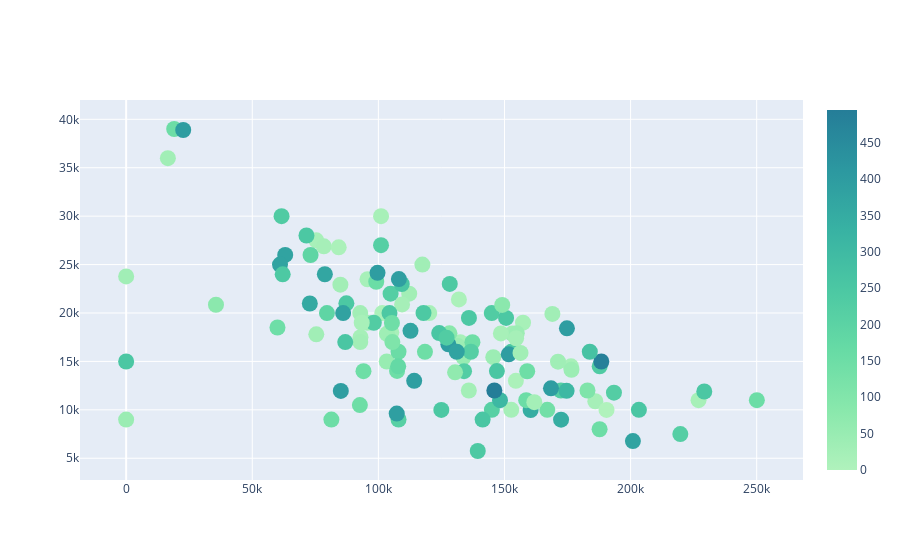

The code cell stored with this chart in its notebook:
### Code cell
import plotly.graph_objects as go

data = df_final
data['Plot Caption'] = ''
for j in range(0, len(data)):
  data.at[j, 'Plot Caption'] = data.iloc[j]['Year'] + ' ' + data.iloc[j]['Name'] + ' (' + data.iloc[j]['Dealer'] + ' - ' + str(data.iloc[j]['Distance']) + ' mi.)'

fig = go.Figure(data=go.Scatter(
    x = data['Mileage'],
    y = data['List Price'],
    mode='markers',
    marker=dict(
        size=16,
        color=data['Distance'], #set color equal to a variable
        colorscale='Tealgrn', # one of plotly colorscales
        showscale=True
    ),
    text=data['Plot Caption']
))

fig.show()

### Figure 1 — Plotly figure (JSON) as saved in the notebook; plotly's stock layout.template omitted (floating-point values rounded to 4 significant figures)
{"data": [{"marker": {"color": [11, 11, 16, 16, 16, 18, 18, 18, 20, 20, 22, 22, 23, 30, 30, 30, 31, 31, 31, 33, 42, 43, 43, 50, 79, 106, 147, 149, 149, 149, 150, 151, 155, 156, 174, 189, 189, 211, 222, 223, 232, 234, 234, 245, 249, 249, 249, 249, 249, 249, 255, 308, 346, 358, 378, 391, 393, 398, 398, 398, 398, 486, 20, 20, 22, 31, 31, 35, 43, 46, 53, 83, 106, 139, 149, 151, 213, 221, 224, 229, 245, 252, 249, 255, 253, 255, 255, 255, 255, 308, 346, 371, 391, 398, 398, 495, 145, 229, 149, 79, 22, 30, 147, 31, 219, 226, 27, 30, 22, 154, 270, 65, 154, 221, 245, 378, 11, 378, 393, 11, 31, 0, 25, 367, 16, 380, 245, 378], "colorscale": [[0, "rgb(176, 242, 188)"], [0.1667, "rgb(137, 232, 172)"], [0.3333, "rgb(103, 219, 165)"], [0.5, "rgb(76, 200, 163)"], [0.6667, "rgb(56, 178, 163)"], [0.8333, "rgb(44, 152, 160)"], [1, "rgb(37, 125, 152)"]], "showscale": true, "size": 16}, "mode": "markers", "text": ["2011 Dodge Ram 1500 ST (AutoNation Honda Renton - 11 mi.)", "2011 Dodge Ram 1500 SLT (Chrysler Dodge Jeep Ram of Seattle - 11 mi.)", "2010 Dodge Ram 1500 Sport (Advantage Auto Direct - 16 mi.)", "2010 Dodge Ram 1500 SLT (Seaview Buick GMC - 16 mi.)", "2006 Dodge Ram 1500 SLT (Northwest Motorsport - Lynnwood - 16 mi.)", "2008 Dodge Ram 1500 Laramie (ZAG Motors Lynnwood - 18 mi.)", "2010 Dodge Ram 1500 Laramie (Wheels & Deals - 18 mi.)", "2008 Dodge Ram 1500 SLT Quad Cab (Select Motor Auto Sales - 18 mi.)", "2011 Dodge Ram 1500  (ZAG Motors Everett - 20 mi.)", "2011 Dodge Ram 1500 SLT (Bayside Auto Sales - 20 mi.)", "2008 Dodge Ram 1500 SLT (S & S Best Auto Sales - 22 mi.)", "1999 Dodge Ram 1500 Club Cab (Boardwalk Motors - 22 mi.)", "2008 Dodge Ram 1500 SLT Quad Cab (Seattle Auto Deals - 23 mi.)", "2008 Dodge Ram 1500 SLT (HDs Auto Sales - 30 mi.)", "2011 Dodge Ram 1500 ST (AUTO DESTINATION - 30 mi.)", "2011 Dodge Ram 1500 SLT (HDs Auto Sales - 30 mi.)", "2005 Dodge Ram 1500 SLT (Sabeti Motors - 31 mi.)", "2010 Dodge Ram 1500 SLT (South Tacoma Motors Inc - 31 mi.)", "2011 Dodge Ram 1500 SLT (All American Motors - 31 mi.)", "2008 Dodge Ram 1500 ST Quad Cab (Kendall Ford of Marysville - 33 mi.)", "2009 Dodge Ram 1500 Sport (Art Gamblin Motors - 42 mi.)", "2008 Dodge Ram 1500 SLT (Rairdon's Dodge Chrysler Jeep Ram of Marysville - 43 mi.)", "2011 Dodge Ram 1500 BIG HORN (Rairdon's Dodge Chrysler Jeep Ram of Marysville - 43 mi.)", "2006 Dodge Ram 1500 SLT (Rocha Family Auto Sales - 50 mi.)", "2011 Dodge Ram 1500 TRADESMAN R/CAB LWB ONLY 35K MILES (Community First Auto Centers - 79 mi.)", "2006 Dodge Ram 1500 SLT Quad Cab (BBL Auto Sales & Auto Detail Salon - 106 mi.)", "2007 Dodge Ram 1500 SLT (Gresham Toyota - 147 mi.)", "2006 Dodge Ram 1500 SLT (Bickmore Auto Sales - 149 mi.)", "2001 Dodge Ram 1500 Quad Cab (Bickmore Auto Sales - 149 mi.)", "2007 Dodge Ram 1500 ST Quad Cab (Columbia Motors - 149 mi.)", "2004 Dodge Ram 1500 SRT-10 (Executive Autosport - 150 mi.)", "1998 Dodge Ram 1500 Laramie Quad Cab (Steve & Sons Auto Sales & Rv's Llc - 151 mi.)", "2010 Dodge Ram 1500 Laramie (Beaverton Car Company - 155 mi.)", "2005 Dodge Ram 1500 SLT (Jake Berg Auto Sales - 156 mi.)", "2005 Dodge Ram 1500 SLT/Laramie Quad Cab (Lithia Chrysler Jeep Dodge Ram FIAT of Tri-Cities - 174 mi.)", "2011 Dodge Ram 1500 Sport (Volkswagen of Salem - 189 mi.)", "2011 Dodge Ram 1500 ST (Volkswagen of Salem - 189 mi.)", "2001 Dodge Ram 1500 SLT Quad Cab (Albany Chrysler Dodge Jeep Ram Hyundai - 211 mi.)", "2005 Dodge Ram 1500 SLT (Power Ford Lincoln - 222 mi.)", "2010 Dodge Ram 1500 SLT (Larry H. Miller Downtown Toyota Spokane - 223 mi.)", "2011 Dodge Ram 1500 Sport (Freedom Auto Sales - 232 mi.)", "2011 Dodge Ram 1500 Laramie (Northwest Motorsport - Spokane - 234 mi.)", "2009 Dodge Ram 1500 SLT (Gee NW Auto Lending - 234 mi.)", "2001 Dodge Ram 1500 Quad Cab (NW Group Post Falls - 245 mi.)", "2001 Dodge Ram 1500 Quad Cab (Lithia Toyota of Springfield - 249 mi.)", "2008 Dodge Ram 1500 SLT (Lithia Nissan Of Eugene - 249 mi.)", "2011 Dodge Ram 1500 ST (Lithia Toyota of Springfield - 249 mi.)", "2009 Dodge Ram 1500 SLT (Lithia Toyota of Springfield - 249 mi.)", "2010 Dodge Ram 1500 SLT (Lithia Nissan Of Eugene - 249 mi.)", "2010 Dodge Ram 1500 Laramie (Lithia Toyota of Springfield - 249 mi.)", "2011 Dodge Ram 1500 Sport (Audi Bend - 255 mi.)", "2009 Dodge Ram 1500 Laramie (Lithia Chrysler Jeep Dodge Ram FIAT of Roseburg - 308 mi.)", "2002 Dodge Ram 1500 Quad Cab (Steve's Hometown Toyota - 346 mi.)", "2011 Dodge Ram 1500 ST (Klamath Falls Toyota - 358 mi.)", "2011 Dodge Ram 1500 Sport (Auto Town USA - 378 mi.)", "2006 Dodge Ram 1500 ST (Peterson Chrysler Dodge Jeep Ram - 391 mi.)", "2011 Dodge Ram 1500 Laramie (Boise's Best Auto Sales - 393 mi.)", "2005 Dodge Ram 1500 SRT-10 (Northwest Motorsport - Boise - 398 mi.)", "2008 Dodge Ram 1500 Laramie (Peterson Auto Group - 398 mi.)", "2011 Dodge Ram 1500 Sport (Image Auto Sales - 398 mi.)", "2007 Dodge Ram 1500 SLT (Image Auto Sales - 398 mi.)", "2011 Dodge Ram 1500 OUTDOORSMAN (Auto West - 486 mi.)", "2006 Dodge Ram 1500  (Bayside Auto Sales - 20 mi.)", "2008 Dodge Ram 1500 ST Quad Cab (Bayside Auto Sales - 20 mi.)", "2009 Dodge Ram 1500 Laramie (Boardwalk Motors - 22 mi.)", "2009 Dodge Ram 1500 SLT (Gilchrist Chevrolet Buick GMC - 31 mi.)", "2011 Dodge Ram 1500 Big Horn (Tacoma Pre-Owned Supercenter - 31 mi.)", "2008 Dodge Ram 1500 SLT (Maxx Autos Plus Tacoma - 35 mi.)", "2008 Dodge Ram 1500 Laramie (Rairdon's Dodge Chrysler Jeep Ram of Marysville - 43 mi.)", "2003 Dodge Ram 1500 SLT/Laramie Quad Cab (507 Motorsports - 46 mi.)", "2007 Dodge Ram 1500 SLT (Mullinax Ford of Olympia - 53 mi.)", "2007 Dodge Ram 1500 SLT (Northwest Chevrolet of Bellingham - 83 mi.)", "2006 Dodge Ram 1500 Laramie (Steve Hahn Auto Group - 106 mi.)", "2006 Dodge Ram 1500 ST (Alan Webb Chevrolet - 139 mi.)", "2006 Dodge Ram 1500 SLT (Buick GMC of Beaverton - 149 mi.)", "1995 Dodge Ram 1500 ST (Ripcity Cars LLC - 151 mi.)", "2004 Dodge Ram 1500  (Tommy's 9th Street Auto - 213 mi.)", "2009 Dodge Ram 1500 SLT (Parkway Auto - 221 mi.)", "2006 Dodge Ram 1500 SLT (ClickIt Auto & RV Wandermere - 224 mi.)", "2009 Dodge Ram 1500 SLT/Sport/TRX (AutoNation Chevrolet Spokane Valley - 229 mi.)", "2011 Dodge Ram 1500 SLT (Findlay Chrysler Jeep Dodge Ram - 245 mi.)", "2008 Dodge Ram 1500 SLT (Pacific Cars and Trucks - 252 mi.)", "2008 Dodge Ram 1500 SLT (Lithia Chrysler Jeep Dodge Ram FIAT of Eugene - 249 mi.)", "2008 Dodge Ram 1500 Laramie (Kendall Toyota of Bend - 255 mi.)", "2010 Dodge Ram 1500 SLT (Legacy Ford - 253 mi.)", "1998 Dodge Ram 1500 Quad Cab (Dave Smith Coeur d'Alene - 255 mi.)", "2007 Dodge Ram 1500 SLT (Dave Smith Coeur d'Alene - 255 mi.)", "2008 Dodge Ram 1500 SLT (Dave Smith Coeur d'Alene - 255 mi.)", "2011 Dodge Ram 1500 ST (Dave Smith Coeur d'Alene - 255 mi.)", "2004 Dodge Ram 1500 SLT/Laramie Quad Cab (Lithia Ford Lincoln of Roseburg - 308 mi.)", "2004 Dodge Ram 1500 SLT (Ontario Auto Ranch - 346 mi.)", "2007 Dodge Ram 1500 SLT (HIGH ROAD AUTOS LLC - 371 mi.)", "2006 Dodge Ram 1500 SLT (Kendall at the Idaho Center Automall - 391 mi.)", "2011 Dodge Ram 1500 Sport (Peterson Auto Group - 398 mi.)", "2008 Dodge Ram 1500 Laramie (Peterson Auto Group - 398 mi.)", "2004 Dodge Ram 1500 SLT/Laramie Quad Cab (Advanced Auto Wholesale - 495 mi.)", "2011 Dodge Ram 1500 OUTDOORSMAN 6.3 FT. (Portland Auto Sales - 145 mi.)", "2011 Dodge Ram 1500 SLT (Alliance Imports and Auto Sales - 229 mi.)", "2004 Dodge Ram 1500 SLT/Laramie Quad Cab (Bickmore Auto Sales - 149 mi.)", "2011 Dodge Ram 1500 Laramie (I-5 Toyota - 79 mi.)", "2009 Dodge Ram 1500 SLT (Energy Auto Sales - 22 mi.)", "2007 Dodge Ram 1500 BIG HORN (Market Place Auto - 30 mi.)", "2002 Dodge Ram 1500 Quad Cab (TRED Private Seller (Portland) - 147 mi.)", "2011 Dodge Ram 1500 Laramie (Mountain Loop Motors - 31 mi.)", "2011 Dodge Ram 1500  (Country Chevrolet Buick - 219 mi.)", "2008 Dodge Ram 1500 SLT (Globe Motors - 226 mi.)", "2008 Dodge Ram 1500 ST/SXT (Truck Town - 27 mi.)", "2011 Dodge Ram 1500 ST (Market Place Auto - 30 mi.)", "2010 Dodge Ram 1500 Laramie (Boardwalk Motors - 22 mi.)", "2006 Dodge Ram 1500 SLT (Lot 99 - 154 mi.)", "2011 Dodge Ram 1500 SLT (Valley Car Sales - 270 mi.)", "2007 Dodge Ram 1500 ST Quad Cab (Frontier Ford - 65 mi.)", "2010 Dodge Ram 1500 SLT (Lot 99 - 154 mi.)", "1999 Dodge Ram 1500 Quad Cab (Parkway Auto - 221 mi.)", "2010 Dodge Ram 1500 LIFTED AMAZING CONDITION (NW Group Post Falls - 245 mi.)", "2008 Dodge Ram 1500 SLT (Auto Town USA - 378 mi.)", "2011 Dodge Ram 1500 Sport (Good Chevrolet - 11 mi.)", "2006 Dodge Ram 1500 SLT (Auto Town USA - 378 mi.)", "2007 Dodge Ram 1500 SLT (Dale's Auto Sales - 393 mi.)", "2010 Dodge Ram 1500 Laramie (Younker Nissan - 11 mi.)", "2010 Dodge Ram 1500 ST (South Tacoma Auto - 31 mi.)", "2006 Dodge Ram 1500 SLT/TRX4 Off-Road/Sport (AutoNation Ford Bellevue - 0 mi.)", "2005 Dodge Ram 1500  (Seattle Auto Haus LLC - 25 mi.)", "2011 Dodge Ram 1500 SLT (Lithia Chrysler Jeep Dodge of Medford - 367 mi.)", "2008 Dodge Ram 1500 SLT (Seaview Buick GMC - 16 mi.)", "2011 Dodge Ram 1500 SLT (Lithia Chrysler Jeep Dodge RAM of Klamath Falls - 380 mi.)", "2011 Dodge Ram 1500 BIG HORN (NW Group Post Falls - 245 mi.)", "2002 Dodge Ram 1500 Quad Cab (Lithia Ford of Missoula - 378 mi.)"], "type": "scatter", "x": [101546, 154514, 75374, 176386, 105140, 120181, 95702, 132478, 101067, 157353, 92909, 186016, 152696, 92816, 84948, 112229, 16541, 169000, 153075, 171225, 154889, 145564, 131623, 103330, 35612, 182911, 107416, 137297, 92673, 118476, 19040, 187718, 99157, 107987, 107873, 73122, 79613, 108006, 172382, 104845, 144956, 61620, 187753, 139403, 124965, 135913, 87322, 152677, 150638, 71488, 109264, 174629, 172442, 72824, 63064, 107280, 108140, 22625, 127764, 174766, 168439, 188400, 226943, 148586, 109398, 95630, 0, 103409, 176554, 0, 133718, 128190, 105544, 166967, 94101, 81373, 145000, 136689, 193406, 98188, 117909, 0, 104413, 124124, 229218, 141341, 203301, 86871, 147001, 148227, 160365, 112738, 114209, 99666, 151695, 145992, 105377, 127029, 159013, 149112, 154618, 156362, 60000, 117450, 101051, 133972, 135868, 92807, 78382, 158614, 183840, 130403, 250064, 219728, 128311, 61005, 131931, 131073, 85108, 84277, 75386, 190462, 161829, 78783, 93404, 86037, 62070, 200925], "y": [19995, 12999, 27500, 14495, 17999, 19995, 23488, 16988, 29995, 18999, 17498, 10885, 9997, 16999, 22923, 21999, 35990, 19900, 17871, 14971, 17921, 15441, 16583, 14990, 20850, 11995, 14022, 16988, 10488, 15991, 38999, 7995, 23225, 15995, 14491, 25990, 19990, 9000, 11995, 21999, 19995, 29999, 14495, 5750, 9995, 19490, 20995, 15990, 19490, 28000, 22995, 11962, 8986, 20977, 25998, 9613, 23499, 38899, 16763, 18421, 12221, 14995, 10999, 17888, 20885, 18987, 23781, 17850, 14143, 8995, 15433, 17899, 16995, 9999, 13990, 8995, 9999, 15995, 11777, 18995, 19998, 14995, 19990, 17922, 11895, 8998, 9998, 16998, 13998, 10995, 9987, 18154, 12995, 24149, 15736, 11995, 18965, 17450, 13988, 20830, 17391, 15881, 18500, 24999, 26999, 13995, 11999, 19988, 26885, 10995, 15995, 13877, 10995, 7495, 23000, 24998, 21405, 15998, 11950, 26782, 17800, 9991, 10789, 23998, 18990, 19995, 23995, 6777]}], "layout": {}}
